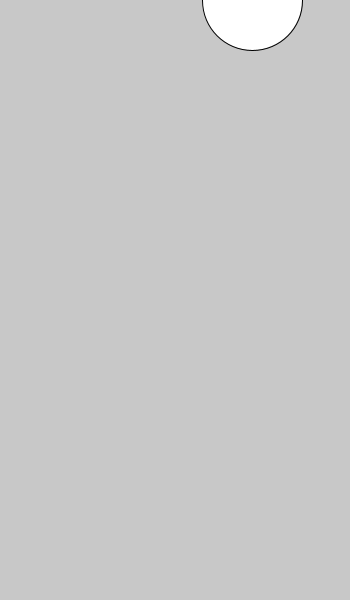
Frame 1 (no input)
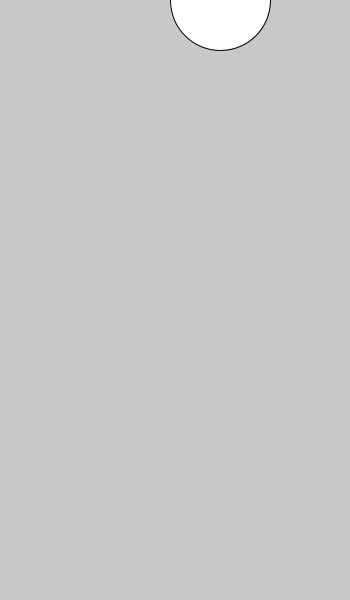
Frame 60 (the mouse pressed at the canvas centre just before this capture)
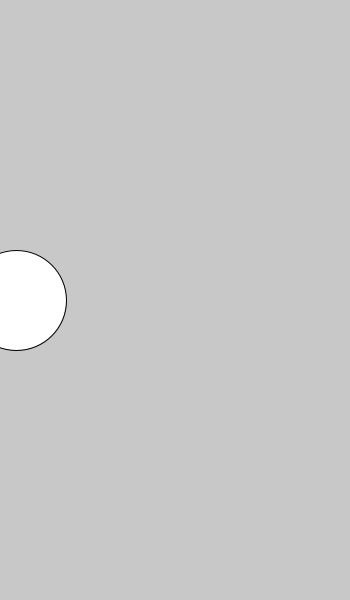
Frame 120 (the mouse held since frame 60 and released just before this capture)

The Processing sketch that drew these frames (run headless with seeded random() and noise(); from frame 60 on, the mouse is pressed at the canvas centre):

// Processing sketch: processing_90188
// ── processing_90188.pde

int circleX = 250; //where the cirlce is
int that_shit_cray= 2; //pixles per frame
void setup() {
  size(350, 600);
}

void draw() {
  background(200);
  circleX= circleX+that_shit_cray;
  ellipse(circleX, mouseY, 100, 100);


  circleX=circleX + that_shit_cray;//move the circle
  //change the direction the circle is moving in 
  //change the circle's speed to negative
  if (circleX>width) { //if the circle's x position is greater than the width
    that_shit_cray= -2;
  }
  if (circleX < 0) {
    //if the circle touches the left side of the screen 
    //move the circle to the right-change circle direction
    that_shit_cray = 2;
  }
}
